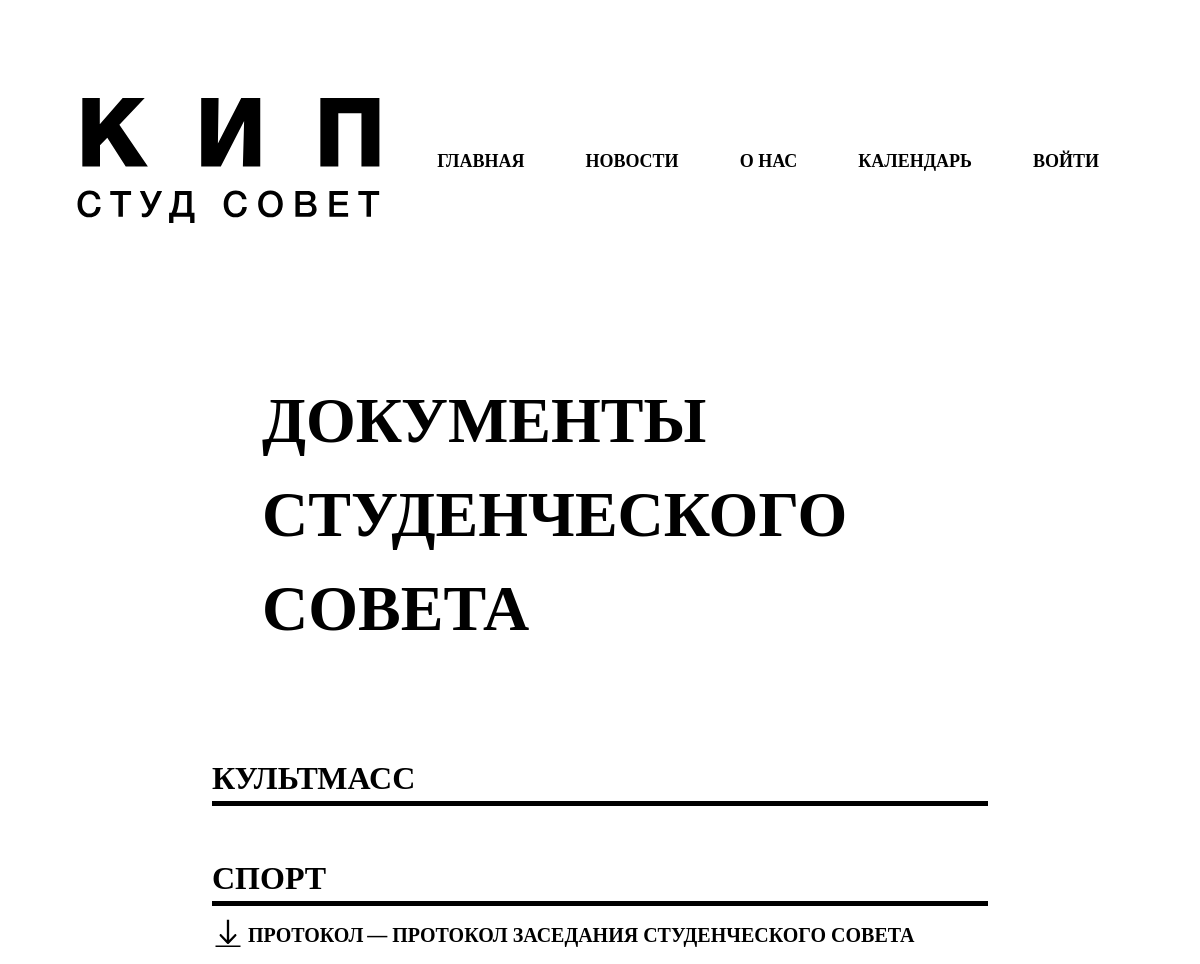
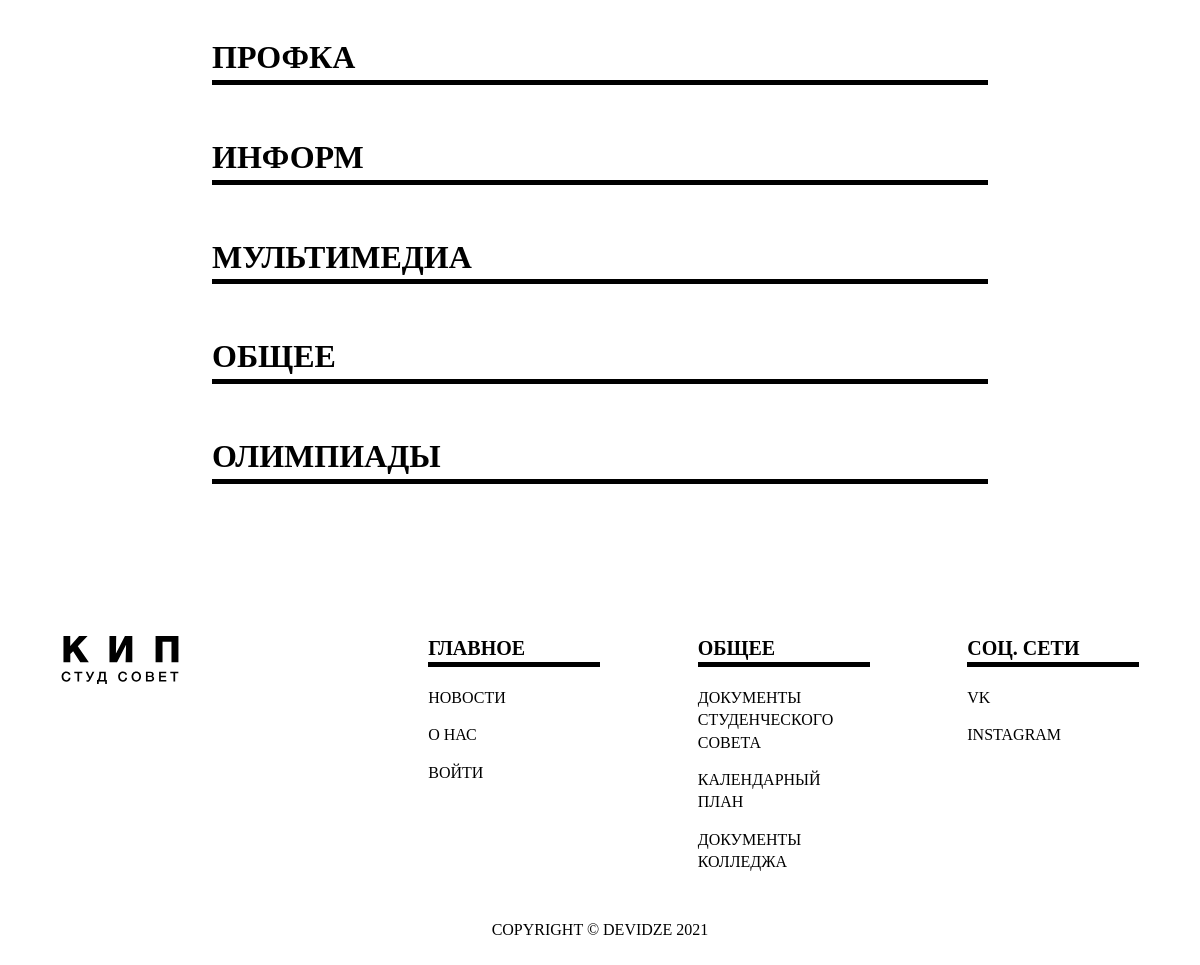
The app's page /docs_council/ with its own data (2 pictures, top to bottom).
### accounts/models.py (models this page shows, shortened)
class Tag(models.Model):
    name        = models.CharField(max_length=200, null=True)
    def __str__(self):
        return self.name

class DocsCouncil(models.Model):
    tag         = models.ForeignKey(Tag, null = True, blank = True, on_delete = models.SET_NULL)
    file        = models.FileField(null=True, blank=True)
    name        = models.CharField(max_length=200, null=True, blank=True)
    description = models.CharField(max_length=200, null=True, blank=True)
    date_created= models.DateTimeField(auto_now_add=True, blank=True, null=True)

### accounts/views.py (the view)
# urls.py: path('docs_council/', views.docs_council, name="docs_council"),
def docs_council(request):
    tags = Tag.objects.all()
    docs = DocsCouncil.objects.all()
    context = {
        'tags':tags, 'docs':docs
    }
    return render(request, 'accounts/pages/docs_council.html', context)

### accounts/templates/accounts/pages/docs_council.html (shortened to what this page needs)
{% extends 'accounts/main.html' %}
{% load static %}
{% block content %}
<section class="promo row">
    <div class="col-12 col-sm-7 promo-header">
        Документы Студенческого совета
    </div>
</section>
<section class="docs row">
    <div class="col-0 col-xs-0 col-sm-1 col-md-1 col-lg-2"></div>
    <div class="col-xs-12 col-sm-10 col-md-10 col-lg-8">
        {% for tag in tags %}
        <div class="doc-box-class">
            <div class="doc-header">{{tag}}</div>
            {% for doc in docs %}
                {% if doc.tag == tag %}
                <div class="doc-document">
                    <a class="nav-item-link"  href="{{doc.file.url}}" download>
                    </a>
                    <a class="doc-file">{{doc.name}}</a>
                    <span class="doc-about"> — {{doc.description}}</span>
                </div>
                {% endif %}
            {% endfor %}
        </div>
        {% endfor %}
    </div>
    <div class="col-0 col-xs-0 col-sm-1 col-md-1 col-lg-2"></div>
</section>
{% endblock %}

### static/css/styles.css (style rules this page uses)
body { min-width: 400px; }
@media all { .promo { margin-bottom: 50px; display: flex; justify-content: center; } }
@media all { .docs { margin-bottom: 150px; } }
@media all { .doc-header { margin-top: 100px; } }
@media all { .doc-document { margin-top: 30px; } }
@media (max-width: 3840px) { .doc-header { margin-top: 100px; } }
@media (max-width: 3840px) { .doc-document { margin-top: 30px; } }
@media (max-width: 1440px) { .doc-header { margin-top: 50px; } }
@media (max-width: 1440px) { .doc-document { margin-top: 15px; } }

### accounts/templates/accounts/pages/docs_council.html (style rules this page uses)
.doc-header { font-weight: 800; font-size: 2rem; text-transform: uppercase; border-bottom: black 5px solid; }

### records on screen
Tag: name "КУЛЬТМАСС"
Tag: name "СПОРТ"
DocsCouncil: name "ПРОТОКОЛ", description "ПРОТОКОЛ ЗАСЕДАНИЯ СТУДЕНЧЕСКОГО СОВЕТА"
Tag: name "ПРОФКА"
Tag: name "ИНФОРМ"
Tag: name "МУЛЬТИМЕДИА"
Tag: name "ОБЩЕЕ"
Tag: name "ОЛИМПИАДЫ"
